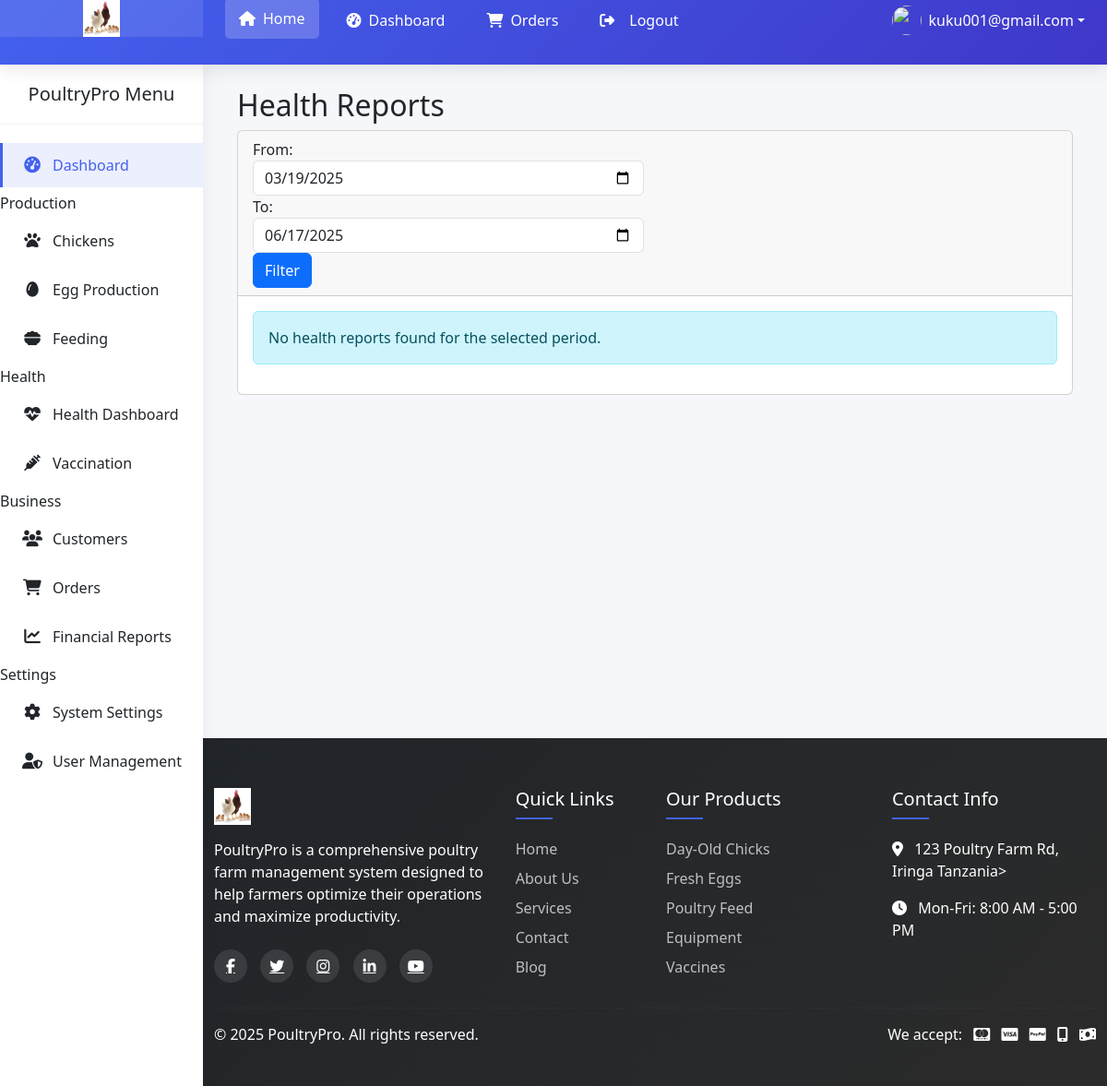
Before: /reports/health/ (signed in) with the older database file.
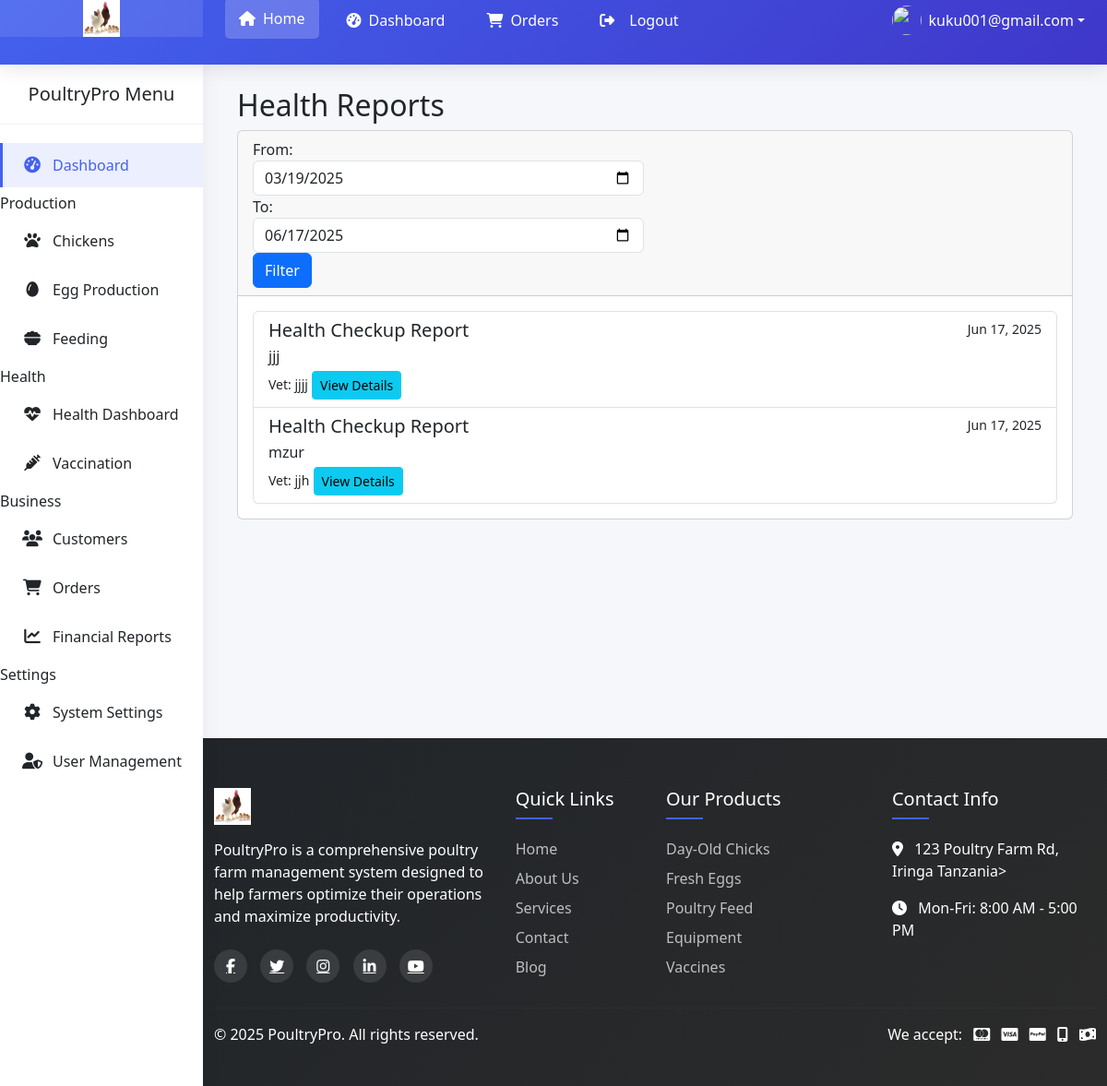
After: the same page with the newer database file.
### reports/models.py (models this page shows, shortened)
class HealthReport(models.Model):
    health_checkup = models.TextField(verbose_name="Uchunguzi wa Afya")
    vet_report = models.TextField(verbose_name="Ripoti ya Daktari wa Wanyama")
    resolved = models.BooleanField(default=False, verbose_name="Imekamilika")
    created_at = models.DateTimeField(default=timezone.now, verbose_name="Tarehe ya Kuundwa")
    class Meta:
        db_table = 'core_healthreport'  # Explicit table name
        verbose_name = "Ripoti ya Afya"
        verbose_name_plural = "Ripoti za Afya"
        ordering = ['-created_at']

### reports/views.py (the view)
# urls.py: path('health/', views.health_report, name='health_report'),
@login_required
def health_report(request):
    end_date = timezone.now().date()
    start_date = end_date - timedelta(days=90)
    reports = HealthReport.objects.filter(
        created_at__date__range=(start_date, end_date)
    ).order_by('-created_at')
    context = {
        'reports': reports,
        'start_date': start_date.strftime('%Y-%m-%d'),
        'end_date': end_date.strftime('%Y-%m-%d')
    }
    return render(request, 'reports/health.html', context)

### reports/templates/reports/health.html
{% extends "reports/base_report.html" %}
{% block report_title %}Health Reports{% endblock %}
{% block report_content %}
<div class="row">
    <div class="col-md-12">
        {% if reports %}
            <div class="list-group">
                {% for report in reports %}
                <div class="list-group-item">
                    <div class="d-flex w-100 justify-content-between">
                        <h5 class="mb-1">Health Checkup Report</h5>
                        <small>{{ report.created_at|date:"M d, Y" }}</small>
                    </div>
                    <p class="mb-1">{{ report.health_checkup|truncatewords:30 }}</p>
                    <small>Vet: {{ report.vet_report|truncatewords:15 }}</small>
                    <a href="#" class="btn btn-sm btn-info float-right">View Details</a>
                </div>
                {% endfor %}
            </div>
        {% else %}
            <div class="alert alert-info">
                No health reports found for the selected period.
            </div>
        {% endif %}
    </div>
</div>
{% endblock %}

Changed rows visible on the page:
added HealthReport: created_at "Jun 17, 2025", health_checkup "jjj", vet_report "jjjj"
added HealthReport: created_at "Jun 17, 2025", health_checkup "mzur", vet_report "jjh"
Other visible differences:
text no longer shown: "No health reports found for the selected period."
